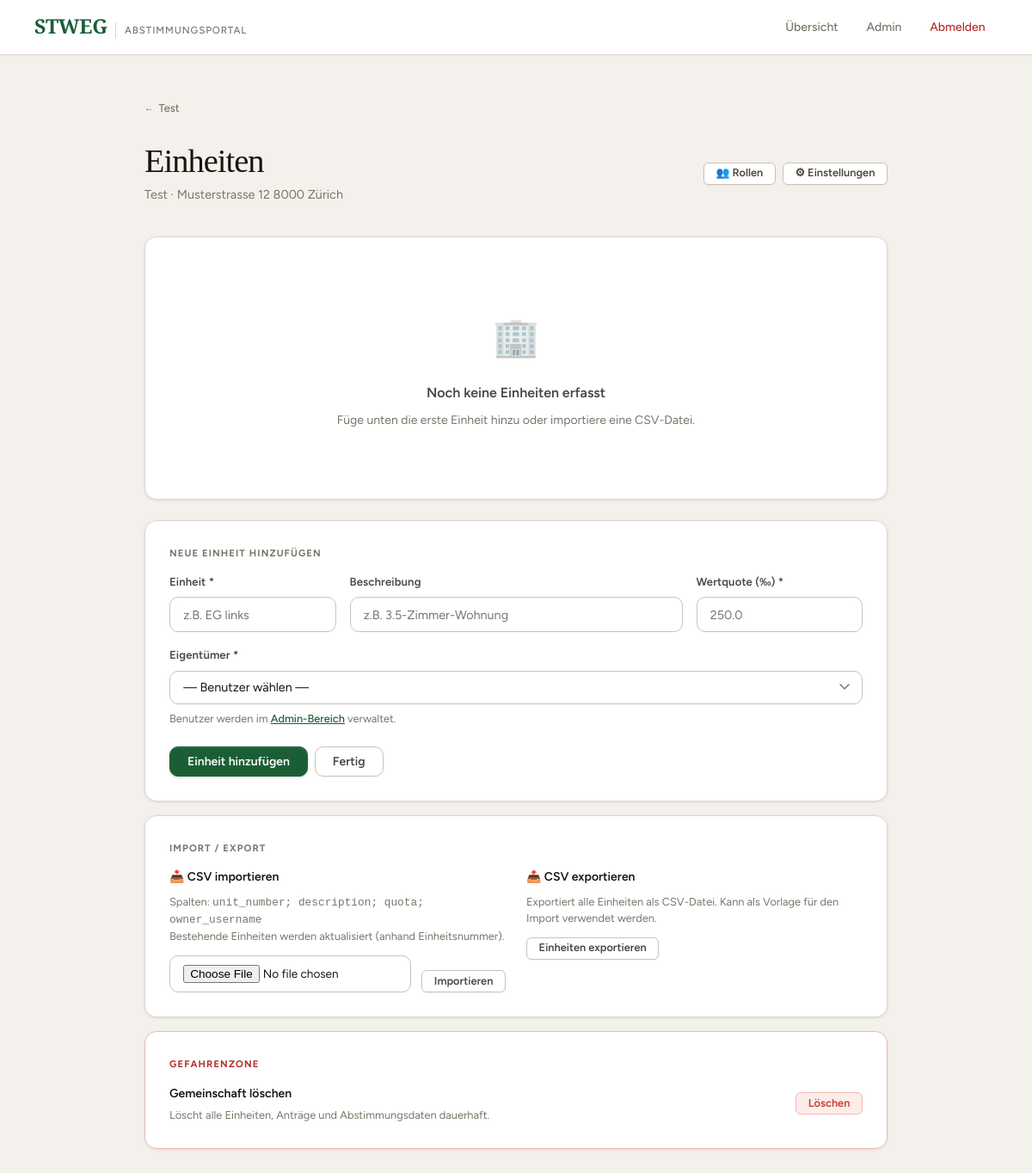
Page /community/1/einheiten/ (signed in) on the earlier database version.
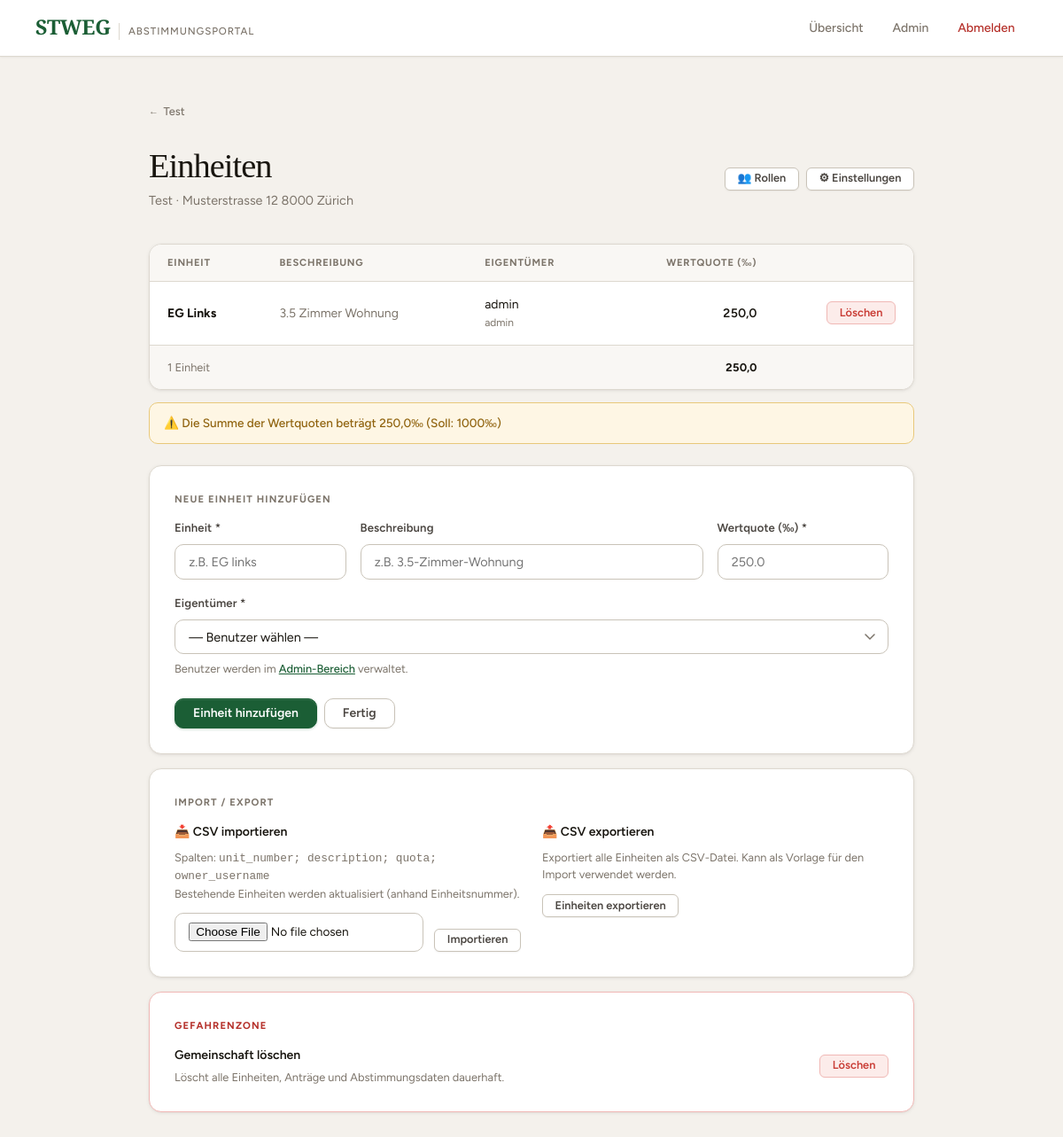
Same page on the later database version.
### voting/models.py (models this page shows, shortened)
class Unit(models.Model):
    community   = models.ForeignKey(Community, on_delete=models.CASCADE, related_name='units')
    owner       = models.ForeignKey(User, on_delete=models.CASCADE, related_name='units')
    unit_number = models.CharField(max_length=20, verbose_name="Einheitsnummer")
    description = models.CharField(max_length=200, blank=True)
    quota       = models.DecimalField(max_digits=6, decimal_places=1, verbose_name="Wertquote (‰)")
    class Meta:
        verbose_name = "Einheit"
        verbose_name_plural = "Einheiten"
        ordering = ['unit_number']

### voting/views.py (the view)
@login_required
def unit_manage(request, community_id):
    community = get_object_or_404(Community, id=community_id)
    if not community.can_manage(request.user):
        messages.error(request, "Kein Zugang.")
        return redirect('voting:dashboard')
    units = community.units.select_related('owner').all()
    if request.method == 'POST':
        form = UnitForm(request.POST)
        if form.is_valid():
            unit = form.save(commit=False)
            unit.community = community
            unit.save()
            messages.success(request, f"Einheit {unit.unit_number} hinzugefügt.")
            return redirect('voting:unit_manage', community_id=community.id)
    else:
        form = UnitForm()
    total_quota = sum(u.quota for u in units)
    return render(request, 'voting/unit_manage.html', {
        'community':   community,
        'units':       units,
        'form':        form,
        'total_quota': total_quota,
        'import_form': UnitImportForm(),
        'is_admin':    community.is_admin(request.user),
    })

### voting/forms.py
class UnitForm(forms.ModelForm):
    owner = forms.ModelChoiceField(
        queryset=User.objects.all().order_by('last_name', 'first_name', 'username'),
        label='Eigentümer',
        widget=forms.Select(attrs={'class': 'form-select'}),
    )
    class Meta:
        model = Unit
        fields = ['unit_number', 'description', 'quota', 'owner']
        widgets = {
            'unit_number': forms.TextInput(attrs={
                'class': 'form-input',
                'placeholder': 'z.B. 1.OG links',
            }),
            'description': forms.TextInput(attrs={
                'class': 'form-input',
                'placeholder': 'z.B. 3.5-Zimmer-Wohnung (optional)',
            }),
            'quota': forms.NumberInput(attrs={
                'class': 'form-input',
                'placeholder': '250.0',
                'step': '0.1',
                'min': '0.1',
            }),
        }
        labels = {
            'unit_number': 'Einheitsnummer',
            'description': 'Beschreibung (optional)',
            'quota': 'Wertquote (‰)',
        }

### voting/templates/voting/unit_manage.html (shortened to what the changed rows need)
{% extends "voting/base.html" %}
{% block content %}
<a href="{% url 'voting:proposal_list' community.id %}" class="back-link">{{ community.name }}</a>
<div class="page-header flex-between">
    <div>
        <h1>Einheiten</h1>
    </div>
    <div class="flex gap-1">
    </div>
</div>
{% if units %}
<div class="table-card">
    <table>
        <thead>
            <tr>
                <th>Einheit</th>
                <th>Beschreibung</th>
                <th>Eigentümer</th>
                <th style="text-align:right;">Wertquote (‰)</th>
                <th></th>
            </tr>
        </thead>
        <tbody>
        {% for unit in units %}
            <tr>
                <td><strong>{{ unit.unit_number }}</strong></td>
                <td style="color:var(--text-muted);">{{ unit.description|default:"–" }}</td>
                <td>
                    {{ unit.owner.get_full_name|default:unit.owner.username }}
                    <div style="font-size:0.75rem;color:var(--text-muted);">{{ unit.owner.username }}</div>
                </td>
                <td style="text-align:right;font-variant-numeric:tabular-nums;font-weight:600;">{{ unit.quota }}</td>
                <td style="text-align:right;">
                    <form method="post" action="{% url 'voting:unit_delete' community.id unit.id %}"
                          onsubmit="return confirm('Einheit {{ unit.unit_number }} wirklich löschen?')">
                        <button type="submit" class="btn btn-danger btn-sm">Löschen</button>
                    </form>
                </td>
            </tr>
        {% endfor %}
        </tbody>
        <tfoot>
            <tr>
                <td colspan="3" style="font-size:0.8rem;color:var(--text-muted);">
                    {{ units|length }} Einheit{% if units|length != 1 %}en{% endif %}
                </td>
                <td style="text-align:right;font-weight:700;font-variant-numeric:tabular-nums;">{{ total_quota }}</td>
                <td></td>
            </tr>
        </tfoot>
    </table>
</div>
{% if total_quota != 1000 %}
<div class="info-banner info-banner-warning">
    ⚠️ Die Summe der Wertquoten beträgt {{ total_quota }}‰ (Soll: 1000‰)
</div>
{% endif %}
{% else %}
<div class="card">
    <div class="empty-state">
        <span class="empty-state-icon">🏢</span>
        <div class="empty-state-title">Noch keine Einheiten erfasst</div>
        <div class="empty-state-sub">Füge unten die erste Einheit hinzu oder importiere eine CSV-Datei.</div>
    </div>
</div>
{% endif %}
<div class="card mt-3" style="padding:1.75rem;">
    <div class="section-label">Neue Einheit hinzufügen</div>
    <form method="post">
    </form>
</div>
{% if is_admin %}
<div class="card mt-2" style="padding:1.75rem;">
    <div class="section-label">Import / Export</div>
    <div style="display:grid;grid-template-columns:1fr 1fr;gap:1.5rem;">
    </div>
</div>
<div class="card mt-2" style="padding:1.75rem;border-color:var(--red-border);">
    <div class="section-label" style="color:var(--red);">Gefahrenzone</div>
    <div class="flex-between items-center">
    </div>
</div>
{% endif %}
{% endblock %}

Differences in the rows shown:
added Unit: unit_number "EG Links", description "3.5 Zimmer Wohnung", owner.get_full_name "admin", owner.username "admin", quota "250,0"
Other differences:
{{ units|length }}: (not shown) → "1"
{{ total_quota }}: (not shown) → "250,0"
text no longer shown: "🏢 Noch keine Einheiten erfasst Füge unten die erste Einheit hinzu oder importiere eine CSV-Datei."
text now shown: "EINHEIT BESCHREIBUNG EIGENTÜMER WERTQUOTE (‰) Einheit ⚠️ Die Summe der Wertquoten beträgt ‰ (Soll: 1000‰)"
